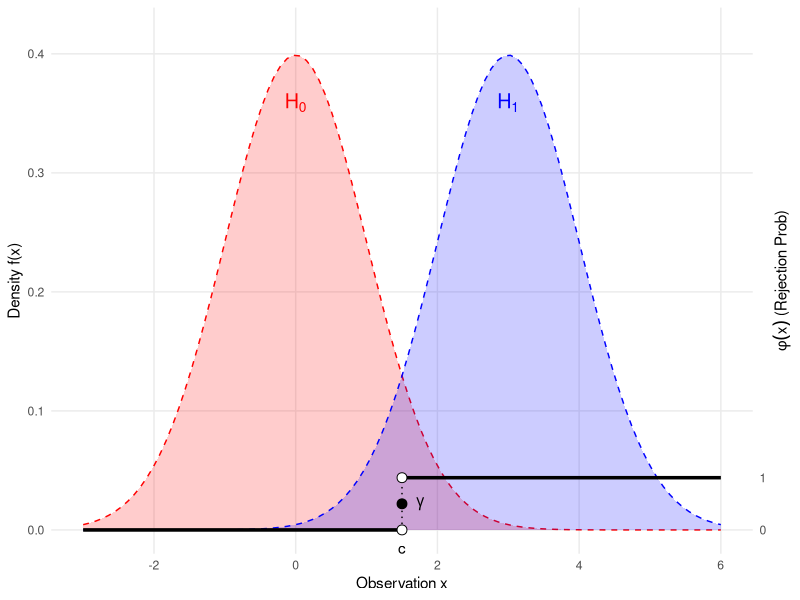
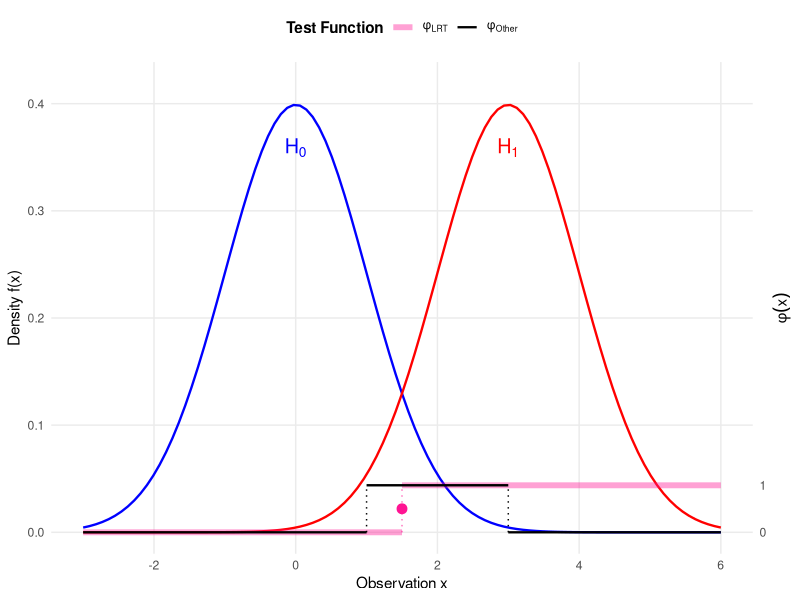

Write R code to recreate these figures, in order.
## ---- chunk 1
#| label: fig-lrt-normal-x
#| fig-cap: "Illustration of Test Function, Size, and Power"
#| fig-width: 7
#| fig-height: 5

library(ggplot2)

# 1. Define Normal Distribution Parameters
mu0 <- 0
mu1 <- 3
sigma <- 1
c_val <- 1.5      # Critical value on x-axis (Threshold)
gamma_val <- 0.5  # Randomization constant at the boundary

# 2. Calculate Scaling for Dual View
# Peak density of N(0,1) is approx 0.4
max_dens <- dnorm(mu0, mean = mu0, sd = sigma)
y_limit <- max_dens * 1.1

# Set phi=1 to represent 10% of the y-axis range
phi_scale <- 0.1 * y_limit

# 3. Define the Test Function phi(x) based on x
# For Normal mean shift (mu1 > mu0), LRT rejects for large x.
# Step: 0 -> 1 at c_val
df_segments <- data.frame(
  x_start = c(-3, c_val),
  x_end   = c(c_val, 6),
  y_start = c(0, phi_scale),
  y_end   = c(0, phi_scale)
)

ggplot() +
  # --- Layer 1: Densities (Primary Scale) ---
  
  # H0: Normal(0, 1) - Red
  stat_function(fun = dnorm, args = list(mean = mu0, sd = sigma), 
                geom = "area", fill = "red", alpha = 0.2) +
  stat_function(fun = dnorm, args = list(mean = mu0, sd = sigma), 
                color = "red", linetype = "dashed") +
  
  # H1: Normal(3, 1) - Blue
  stat_function(fun = dnorm, args = list(mean = mu1, sd = sigma), 
                geom = "area", fill = "blue", alpha = 0.2) +
  stat_function(fun = dnorm, args = list(mean = mu1, sd = sigma), 
                color = "blue", linetype = "dashed") +

  # --- Layer 2: Scaled Test Function phi(x) ---
  
  # The horizontal steps (Indicator of rejection region)
  geom_segment(data = df_segments, 
               aes(x = x_start, xend = x_end, y = y_start, yend = y_end), 
               size = 1.2) +
  
  # The vertical threshold line at critical value c
  geom_segment(aes(x = c_val, xend = c_val, y = 0, yend = phi_scale), 
               linetype = "dotted", color = "black") +
  
  # Points for gamma and discontinuity (Scaled)
  geom_point(aes(x = c_val, y = gamma_val * phi_scale), size = 3) + 
  geom_point(aes(x = c_val, y = 0), size = 3, shape = 21, fill = "white") +
  geom_point(aes(x = c_val, y = phi_scale), size = 3, shape = 21, fill = "white") +

  # --- Layer 3: Annotations ---
  
  annotate("text", x = c_val + 0.2, y = gamma_val * phi_scale, 
           label = expression(gamma), hjust = 0, fontface = "bold") +
  
  # Label H0 and H1
  annotate("text", x = mu0, y = dnorm(mu0, mu0, sigma) * 0.9, 
           label = expression(H[0]), color = "red", size = 5) +
  annotate("text", x = mu1, y = dnorm(mu1, mu1, sigma) * 0.9, 
           label = expression(H[1]), color = "blue", size = 5) +
  
  # Label the Critical Value
  annotate("text", x = c_val, y = -0.01, label = "c", vjust = 1) +

  # --- Layer 4: Axes ---
  scale_y_continuous(
    name = "Density f(x)",
    limits = c(-0.02, y_limit), # Small negative limit for "c" label
    expand = c(0, 0),
    
    # Secondary Axis for phi
    sec.axis = sec_axis(~ . / phi_scale, 
                        name = expression(phi(x) ~ "(Rejection Prob)"),
                        breaks = c(0, 1))
  ) +
  scale_x_continuous(name = "Observation x", limits = c(-3, 6)) +
  
  theme_minimal() +
  theme(
    axis.title.y.right = element_text(angle = 90, vjust = 0.5),
    panel.grid.minor = element_blank()
  )
## ---- chunk 2
#| label: fig-lrt-proof-transparent-pink
#| fig-cap: "Visualizing the NP Lemma: The thick, transparent pink line is $\\phi_{LRT}$. The thin solid black line is $\\phi_{Other}$. Overlap is visible as a black line inside pink."
#| fig-width: 7
#| fig-height: 5

library(ggplot2)

# 1. Define Parameters
mu0 <- 0
mu1 <- 3
sigma <- 1
c_lrt <- 1.5
gamma_val <- 0.5

# Scaling constants
max_dens <- dnorm(mu0, mean = mu0, sd = sigma)
y_limit <- max_dens * 1.1
phi_scale <- 0.1 * y_limit

# 2. Define Test Functions Data
df_lrt <- data.frame(
  x_start = c(-3, c_lrt),
  x_end   = c(c_lrt, 6),
  y_val   = c(0, phi_scale),
  Test    = "phi[LRT]" 
)

df_other <- data.frame(
  x_start = c(-3, 1, 3),
  x_end   = c(1, 3, 6),
  y_val   = c(0, phi_scale, 0),
  Test    = "phi[Other]"
)

ggplot() +
  # --- Layer 1: Densities (Solid Lines, No Fill) ---
  stat_function(fun = dnorm, args = list(mean = mu0, sd = sigma), 
                color = "blue", size = 0.8) +
  stat_function(fun = dnorm, args = list(mean = mu1, sd = sigma), 
                color = "red", size = 0.8) +

  # --- Layer 2: Test Functions (Segments) ---
  
  # 2a. LRT Segments (Thick, Transparent Pink)
  # alpha = 0.4 makes it look like a highlighter
  geom_segment(data = df_lrt,
               aes(x = x_start, xend = x_end, 
                   y = y_val, yend = y_val, 
                   color = Test, linetype = Test, size = Test),
               alpha = 0.4) + # Transparency added here
  
  # Vertical connector for LRT
  geom_segment(aes(x = c_lrt, xend = c_lrt, y = 0, yend = phi_scale),
               color = "deeppink", linetype = "dotted", size = 0.5, alpha = 0.6) +

  # 2b. Other Test Segments (Thin Black Opaque)
  geom_segment(data = df_other,
               aes(x = x_start, xend = x_end, 
                   y = y_val, yend = y_val, 
                   color = Test, linetype = Test, size = Test)) +
  
  # Vertical connectors for Other Test
  geom_segment(aes(x = 1, xend = 1, y = 0, yend = phi_scale),
               color = "black", linetype = "dotted", size = 0.5) +
  geom_segment(aes(x = 3, xend = 3, y = 0, yend = phi_scale),
               color = "black", linetype = "dotted", size = 0.5) +

  # --- Layer 3: Annotations ---
  # LRT Gamma Point (Pink)
  geom_point(aes(x = c_lrt, y = gamma_val * phi_scale), 
             color = "deeppink", size = 3) +
  
  # Density Labels
  annotate("text", x = mu0, y = max_dens * 0.9, 
           label = expression(H[0]), color = "blue", size = 5) +
  annotate("text", x = mu1, y = max_dens * 0.9, 
           label = expression(H[1]), color = "red", size = 5) +

  # --- Layer 4: Scales and Legend ---
  scale_y_continuous(
    name = "Density f(x)", limits = c(-0.02, y_limit), expand = c(0, 0),
    sec.axis = sec_axis(~ . / phi_scale, name = expression(phi(x)), breaks = c(0, 1))
  ) +
  scale_x_continuous(name = "Observation x", limits = c(-3, 6)) +
  
  # Manual Legend Controls
  scale_color_manual(name = "Test Function",
                     values = c("phi[LRT]" = "deeppink", "phi[Other]" = "black"),
                     labels = c(expression(phi[LRT]), expression(phi[Other]))) +
  scale_linetype_manual(name = "Test Function",
                        values = c("phi[LRT]" = "solid", "phi[Other]" = "solid"),
                        labels = c(expression(phi[LRT]), expression(phi[Other]))) +
  scale_size_manual(name = "Test Function",
                    values = c("phi[LRT]" = 2,   # Extra Thick
                               "phi[Other]" = 0.8), # Thin
                    labels = c(expression(phi[LRT]), expression(phi[Other]))) +
  
  theme_minimal() +
  theme(
    legend.position = "top",
    legend.title = element_text(face = "bold"),
    axis.title.y.right = element_text(angle = 90, vjust = 0.5),
    panel.grid.minor = element_blank()
  )
